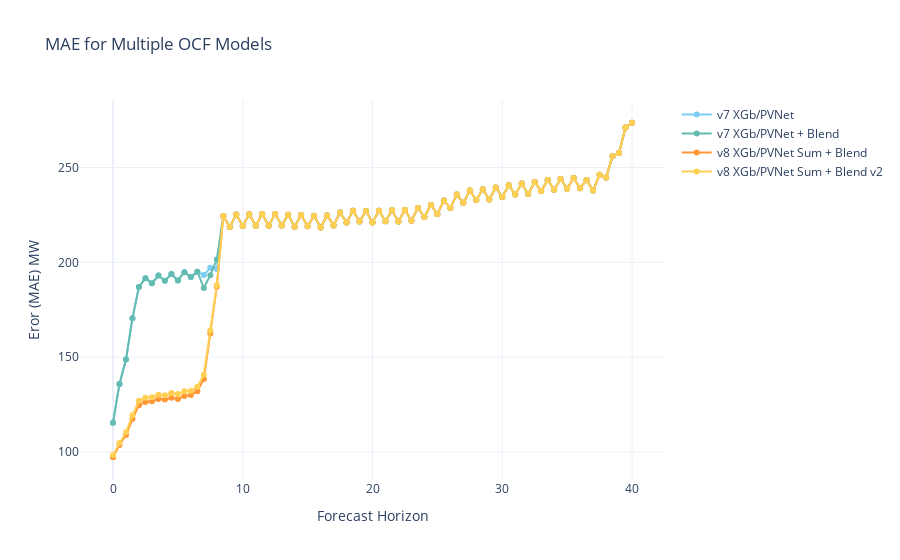

The notebook cell saved with this chart:
### Code cell
plot_multiple_mae_forecast_horizons(mae_results)
